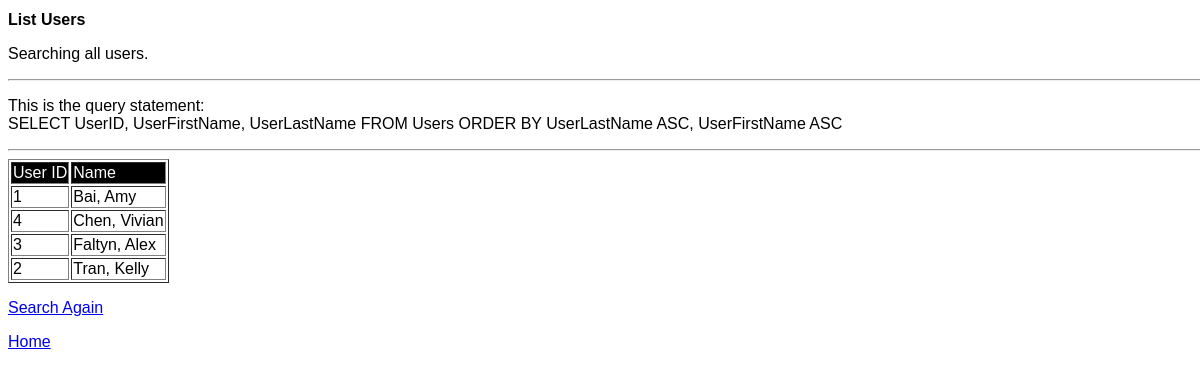
Page /search_user_output.php on the committed database.
### tables this page shows
create table if not exists Users (
	UserID int(5) auto_increment,
    UserFirstName varchar(100),
    UserLastName varchar(100),
    primary key (UserID)
);

### search_user_output.php (the view, shortened to what this page needs)
<!doctype html>
<html>
	<head>
		<link rel="stylesheet" type="text/css"  href="database.css"/>
	</head>
	<body>
		<h1>List Users</h1>
		<?php
			require_once 'login.php';
			$connection = mysqli_connect( $db_host, $db_user,
							$db_pass, $db_base);
			$query = "SELECT UserID, UserFirstName, UserLastName FROM Users";
			if ( isset($_GET["last_name"]) && ! empty($_GET["last_name"]) ){
				$last_name=mysqli_real_escape_string($connection,$_GET["last_name"]);
				$query.=" WHERE UserLastName Like '%".$last_name."%'";
				echo '<p>Searching for Last Names with "'.htmlentities($_GET["last_name"]).'".</p>';
			} else {
				echo '<p>Searching all users.</p>';
			}
			$query .= " ORDER BY UserLastName ASC, UserFirstName ASC";
			echo '<hr/><p>This is the query statement: <br/>'. $query .'</p><hr/>';
			$result = mysqli_query($connection,$query);
			if (mysqli_num_rows($result) == 0) {
				echo '<p style="color: red; font-weight: bold;">No results found.</p>';
			} else {
		?>
		<table border=1>
			<tr style="color:white; background-color:black;">
				<td>User ID</td>
				<td>Name</td>
			</tr>
			<?php
				while ($row = mysqli_fetch_assoc($result)){
					$id=htmlentities($row["UserID"]);
					$name=htmlentities($row["UserLastName"].', '.$row["UserFirstName"]);
					echo '<tr>';
					echo '<td>'  .  $id  .   '</td>';
					echo '<td>'  .  $name  .   '</td>';
					echo '</tr>';
				};
				};
			?>
		</table>
			<p><a href="search_user_input.php">Search Again</a></p>
			<p><a href="project.php">Home</a></p>
	</body>
</html>

### database.css (style rules this page uses)
html, body, h1, h2, h3, a, ol, ul, li, div, audio, blockquote, img, video, iframe, header, footer, main, nav { border: 0px; font-size: 100%; vertical-align: baseline; }
html { height: 100%; width: 100%; background-color: white; overflow-y: scroll; }
body { font-family: Helvetica, Arial, Sans-Serif; height: 100%; width: 100%; }

### search_user_output.php (style rules this page uses)
p, h1, h2, h3, h4, h5, body { font-family: Helvetica, Open Sans; }

### rows in the picture
users: UserID "1", name "Bai, Amy"
users: UserID "4", name "Chen, Vivian"
users: UserID "3", name "Faltyn, Alex"
users: UserID "2", name "Tran, Kelly"

### other values in the picture
$query "SELECT UserID, UserFirstName, UserLastName FROM Users ORDER BY UserLastName ASC, UserFirstName ASC"
